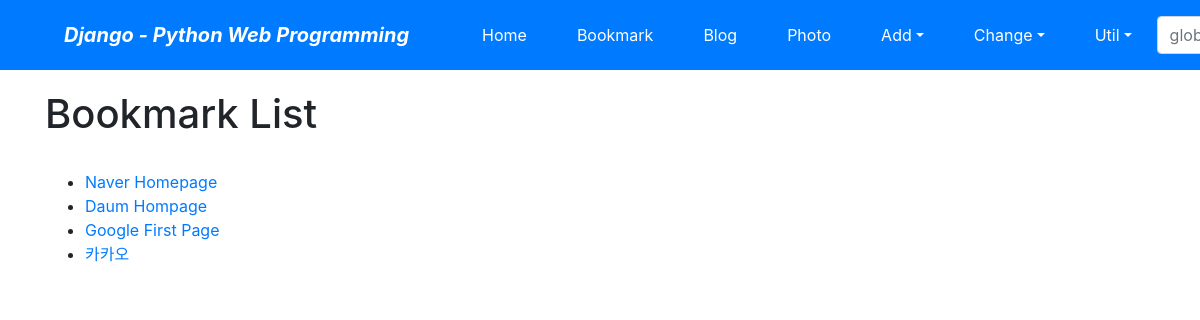
Screenshot of /bookmark/ with the database file from the repository.
### bookmark/models.py (models this page shows)
class Bookmark(models.Model):
    title = models.CharField('TITLE', max_length=100, blank=True)
    url = models.URLField('URL', unique=True)
    owner = models.ForeignKey(User, on_delete=models.CASCADE, blank=True, null=True)
    def __str__(self):
        return self.title

### bookmark/views.py (the view)
# urls.py: path('', views.BookmarkLV.as_view(), name='index'),
class BookmarkLV(ListView):
    model = Bookmark

### bookmark/templates/bookmark/bookmark_list.html (shortened to what this page needs)
{% extends "base.html" %}
{% block content %}
    <h1>Bookmark List</h1>
    <br>
    <ul>
        {% for bookmark in object_list %}
        <li><a href="{% url 'bookmark:detail' bookmark.id %}">{{ bookmark }}</a></li>
        {% endfor %}
    </ul>
{% endblock %}

### rows the page displays
Bookmark: title "Naver Homepage"
Bookmark: title "Daum Hompage"
Bookmark: title "Google First Page"
Bookmark: title "카카오"
